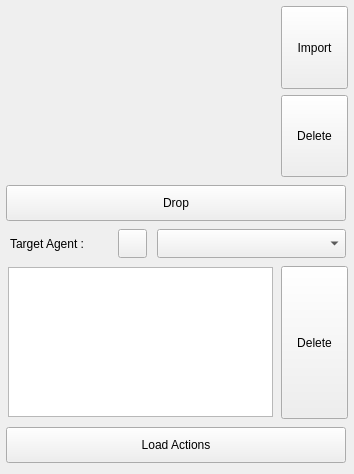
<?xml version="1.0" encoding="UTF-8"?>
<ui version="4.0">
 <class>loadAct</class>
 <widget class="QWidget" name="loadAct">
  <property name="geometry">
   <rect>
    <x>0</x>
    <y>0</y>
    <width>354</width>
    <height>474</height>
   </rect>
  </property>
  <property name="minimumSize">
   <size>
    <width>354</width>
    <height>474</height>
   </size>
  </property>
  <property name="maximumSize">
   <size>
    <width>354</width>
    <height>474</height>
   </size>
  </property>
  <property name="windowTitle">
   <string>loadAct</string>
  </property>
  <widget class="QWidget" name="layoutWidget">
   <property name="geometry">
    <rect>
     <x>6</x>
     <y>4</y>
     <width>344</width>
     <height>465</height>
    </rect>
   </property>
   <layout class="QVBoxLayout" name="verticalLayout_2">
    <item>
     <layout class="QHBoxLayout" name="horizontalLayout">
      <item>
       <widget class="QWidget" name="wd" native="true">
        <property name="minimumSize">
         <size>
          <width>265</width>
          <height>170</height>
         </size>
        </property>
        <property name="maximumSize">
         <size>
          <width>265</width>
          <height>170</height>
         </size>
        </property>
       </widget>
      </item>
      <item>
       <layout class="QVBoxLayout" name="verticalLayout">
        <item>
         <widget class="QPushButton" name="impBtn">
          <property name="minimumSize">
           <size>
            <width>67</width>
            <height>83</height>
           </size>
          </property>
          <property name="maximumSize">
           <size>
            <width>67</width>
            <height>83</height>
           </size>
          </property>
          <property name="text">
           <string>Import</string>
          </property>
         </widget>
        </item>
        <item>
         <widget class="QPushButton" name="delBtn">
          <property name="minimumSize">
           <size>
            <width>67</width>
            <height>82</height>
           </size>
          </property>
          <property name="maximumSize">
           <size>
            <width>67</width>
            <height>82</height>
           </size>
          </property>
          <property name="text">
           <string>Delete</string>
          </property>
         </widget>
        </item>
       </layout>
      </item>
     </layout>
    </item>
    <item>
     <widget class="QPushButton" name="dropBtn">
      <property name="minimumSize">
       <size>
        <width>340</width>
        <height>36</height>
       </size>
      </property>
      <property name="maximumSize">
       <size>
        <width>340</width>
        <height>36</height>
       </size>
      </property>
      <property name="text">
       <string>Drop</string>
      </property>
     </widget>
    </item>
    <item>
     <layout class="QHBoxLayout" name="horizontalLayout_2">
      <item>
       <widget class="QLabel" name="label">
        <property name="minimumSize">
         <size>
          <width>98</width>
          <height>21</height>
         </size>
        </property>
        <property name="maximumSize">
         <size>
          <width>98</width>
          <height>21</height>
         </size>
        </property>
        <property name="text">
         <string>Target Agent :</string>
        </property>
       </widget>
      </item>
      <item>
       <widget class="QPushButton" name="refBtn">
        <property name="minimumSize">
         <size>
          <width>29</width>
          <height>29</height>
         </size>
        </property>
        <property name="maximumSize">
         <size>
          <width>29</width>
          <height>29</height>
         </size>
        </property>
        <property name="text">
         <string/>
        </property>
        <property name="icon">
         <iconset>
          <normaloff>../../../../../../opt/Basefount/Miarmy/maya/icons/ref.png</normaloff>../../../../../../opt/Basefount/Miarmy/maya/icons/ref.png</iconset>
        </property>
       </widget>
      </item>
      <item>
       <widget class="QComboBox" name="taCombo">
        <property name="minimumSize">
         <size>
          <width>189</width>
          <height>29</height>
         </size>
        </property>
        <property name="maximumSize">
         <size>
          <width>189</width>
          <height>29</height>
         </size>
        </property>
        <property name="acceptDrops">
         <bool>false</bool>
        </property>
       </widget>
      </item>
     </layout>
    </item>
    <item>
     <layout class="QHBoxLayout" name="horizontalLayout_3">
      <item>
       <widget class="QListWidget" name="agAct">
        <property name="minimumSize">
         <size>
          <width>265</width>
          <height>150</height>
         </size>
        </property>
        <property name="maximumSize">
         <size>
          <width>265</width>
          <height>150</height>
         </size>
        </property>
        <property name="font">
         <font>
          <pointsize>12</pointsize>
          <weight>75</weight>
          <bold>true</bold>
         </font>
        </property>
       </widget>
      </item>
      <item>
       <widget class="QPushButton" name="delAgBtn">
        <property name="minimumSize">
         <size>
          <width>67</width>
          <height>153</height>
         </size>
        </property>
        <property name="maximumSize">
         <size>
          <width>67</width>
          <height>153</height>
         </size>
        </property>
        <property name="text">
         <string>Delete</string>
        </property>
       </widget>
      </item>
     </layout>
    </item>
    <item>
     <widget class="QPushButton" name="loadBtn">
      <property name="minimumSize">
       <size>
        <width>340</width>
        <height>36</height>
       </size>
      </property>
      <property name="maximumSize">
       <size>
        <width>340</width>
        <height>36</height>
       </size>
      </property>
      <property name="text">
       <string>Load Actions</string>
      </property>
     </widget>
    </item>
   </layout>
  </widget>
 </widget>
 <resources/>
 <connections/>
</ui>
